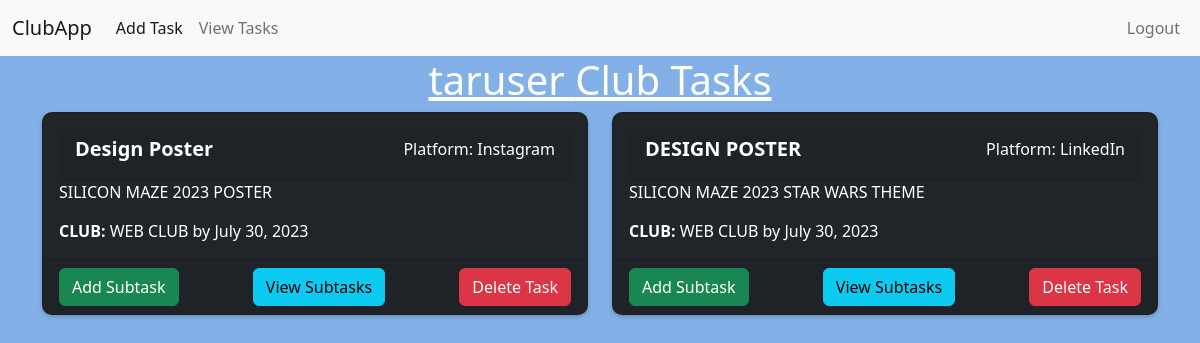
The app's page /view_tasks/ (signed in), older data.
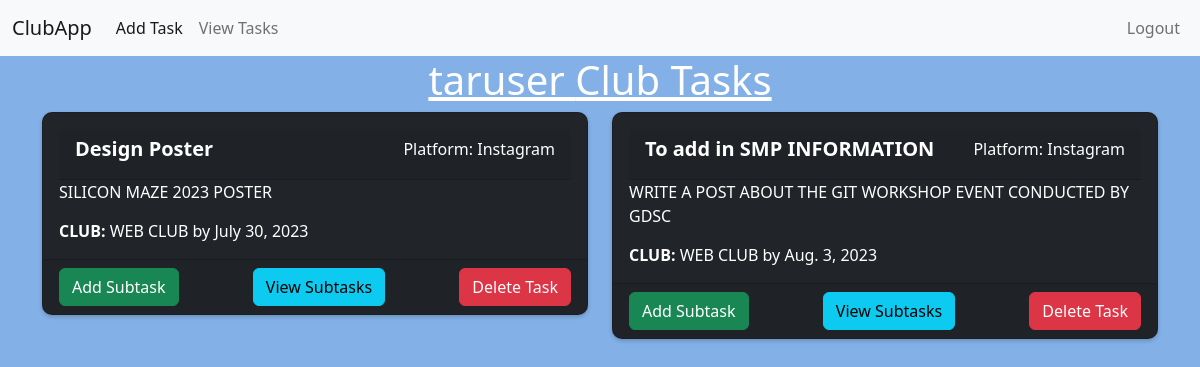
The same page, newer data.
### first/models.py (models this page shows, shortened)
class Task(models.Model):
    author = models.ForeignKey(User, on_delete=models.CASCADE)
    title = models.CharField(max_length=200)
    club = models.CharField(max_length=200)
    description = models.TextField()
    created_at = models.DateTimeField(auto_now_add=True)
    deadline = models.DateField(validators=[MinValueValidator(datetime.date.today)], null=True)
    MEDIA_CHOICES = (
        ("Instagram", "Instagram"),
        ("Whatsapp", "Whatsapp"),
        ("LinkedIn", "LinkedIn"),
    )
    socialmedia = models.CharField(max_length=9, choices=MEDIA_CHOICES, default="LinkedIn")

### first/views.py (the view)
# urls.py: path('view_tasks/',views.view_tasks,name='view_tasks'),
@login_required(login_url='/login')
def view_tasks(request):
    tasks = Task.objects.filter(author=request.user)
    if request.method == "POST":
        task_id = request.POST.get("task-id")
        task = Task.objects.filter(id=task_id, author=request.user).first()
        if task:
            task.delete()
    return render(request, 'first/view_tasks.html', {"tasks": tasks})

### first/templates/first/view_tasks.html (shortened to what this page needs)
{% extends 'first/base.html' %}
{% load static %}
{% block content %}
<link rel="stylesheet" href="{% static 'first/style.css' %}">
<div class="container">
  <div class="row">
    <div class="col">
      <center>
        <h1 class="text-white"><u>{{ tasks.0.author }} Club Tasks</u></h1>
      </center>
  </div>
</div>
  <div class="row">
    {% for task in tasks %}
    {% if user == task.author %}
    <div class="col-lg-6">
      <div class="card text-white bg-dark mb-3">
        <div class="card-body">
          <div class="card-header d-flex justify-content-between">
            <h5 class="card-title">{{ task.title }}</h5>
            <p class="mb-0">Platform: {{ task.socialmedia }}</p>
          </div>
          <p class="card-text">{{ task.description }}</p>
          <p class="card-text"><strong>CLUB: </strong>{{ task.club }} by {{ task.deadline }}</p>
        </div>
        <div class="card-footer d-flex justify-content-between">
          <a href="{% url 'add_subtask' task.id %}" class="btn btn-success">Add Subtask</a>
          <a href="{% url 'subtask' task.id %}" class="btn btn-info">View Subtasks</a>
          <form method="post">
            <button type="submit" class="btn btn-danger" name="task-id" value="{{ task.id }}">Delete Task</button>
          </form>
        </div>
      </div>
    </div>
    {% endif %}
    {% empty %}
    <div class="col">
      <p>No Task added yet</p>
    </div>
    {% endfor %}
  </div>
</div>
{% endblock content %}

Row changes from the older to the newer data that the page shows:
removed Task: title "DESIGN POSTER", socialmedia "LinkedIn", description "SILICON MAZE 2023 STAR WARS THEME", club "WEB CLUB", deadline "July 30, 2023", {{ task.id }} 2 (drawn)
added Task: title "To add in SMP INFORMATION", socialmedia "Instagram", description "WRITE A POST ABOUT THE GIT WORKSHOP EVENT CONDUCTED BY GDSC", club "WEB CLUB", deadline "Aug. 3, 2023", {{ task.id }} 4 (drawn)
